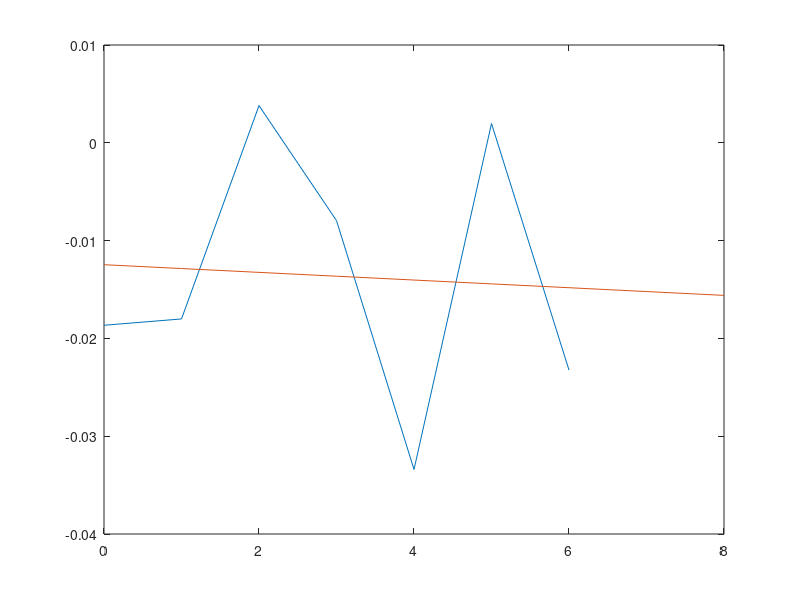

Write the MATLAB code that produced this figure.
X = importdata('data2.csv');
p1 = [1,2];
p2 = [3,4];

nombres = {'LH-T-','LH-A-','RH-T-','RH-A-'};

bloques = [];
avbloques = [];
b = cell(11,1);

for i = 0:8
    s = i*5;
    f = (i+1)*5;
    nuevoBloque = X(X(:,5)<0.3 & X(:,2)>=s & X(:,2)<f & X(:,6)==2 & X(:,7)==8 & X(:,8)==3,5);
    b{i+1} = nuevoBloque;
end

for i = 0:8
    currB = b{i+1};
    n = mean(currB);
    avbloques = [avbloques,n];
end

x = 0:8;
X = [x; ones(1,length(x))];
[reg,bint] = regress(avbloques.',X.');

res = [];
for i = 0:8
    res = [res,i*reg(1)+reg(2)];
end

h=figure;
plot(x,avbloques);
hold
plot(x,res);

saveas(h,'RH-DA-T','jpg');
bint
